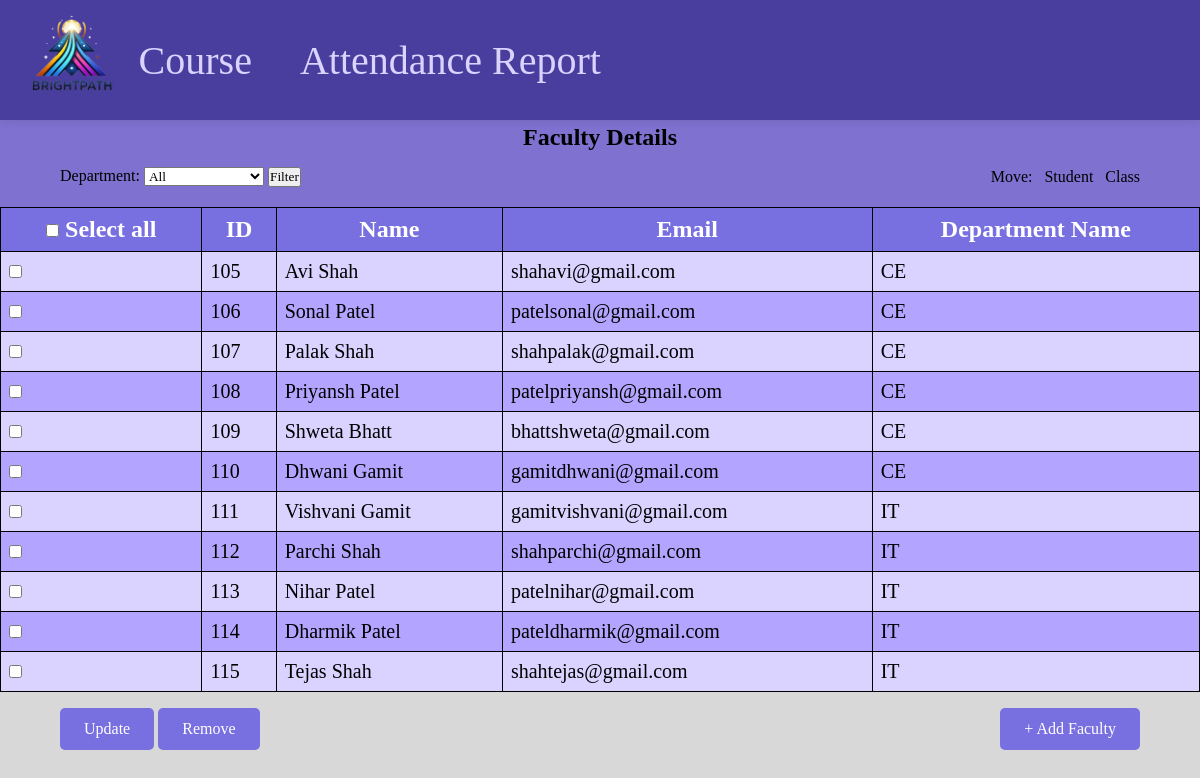
The page /hod/php/facultyavability.php on the database its author committed.
### tables this page shows
CREATE TABLE `faculty` (
  `Faculty_ID` int(15) NOT NULL,
  `Name` varchar(25) NOT NULL,
  `Email` varchar(50) NOT NULL,
  `Department_ID` int(15) DEFAULT NULL,
  `Password` varchar(10) NOT NULL,
  `HOD_ID` int(15) DEFAULT NULL
);

CREATE TABLE `department` (
  `Department_ID` int(15) NOT NULL,
  `Name` varchar(25) NOT NULL
);

### hod/php/facultyavability.php (the view, shortened to what this page needs)
<?php
include "conn.php";
include "navbar.php";
include "loading.php";
?>
<link rel="stylesheet" href="../css/m-faculty.css">
<div id="faculty">
    <div class="header">
        <div class="line1">
            <h2>Faculty Details</h2>
        </div>
        <div class="line2">
            <form method="post">
                Department:
                <select name="dept" style="width: 10vw;">
                    <option value="1" <?php if ($_SERVER['REQUEST_METHOD'] == 'POST' && isset($_POST['fac-list']) && $_POST['dept'] == 1) echo 'hidden'; if (!($_SERVER['REQUEST_METHOD'] == 'POST' && isset($_POST['fac-list']))) echo 'selected'; ?>>All</option>
                </select>
                <input type="submit" name='fac-list' class="filter-btn" value="Filter">
            </form>
            <div class="redirect">
                Move:
                <div class="card" onclick="window.location.href='studentlist.php'">Student</div>
                <div class="card" onclick="window.location.href='classcheck.php'">Class</div>
            </div>
        </div>
    </div>
    <?php
    $fsql = "SELECT faculty.*, department.Name AS Department_Name
             FROM faculty
             LEFT JOIN department ON faculty.Department_ID = department.Department_ID";
    $fresult = mysqli_query($conn, $fsql);
    ?>
    <form method="post" id="facultyForm">
        <table id="fac-tab">
            <tr class="theader">
                <th><input type="checkbox" id="select-all"> Select all</th>
                <th>ID</th>
                <th>Name</th>
                <th>Email</th>
                <?php if (!isset($_POST['fac-list']) || (isset($_POST['fac-list']) && $_POST['dept'] == 1)) echo '<th>Department Name</th>'; ?>
            </tr>
            <?php
            while ($frow = mysqli_fetch_array($fresult)) {
                echo '<tr>';
                echo '<td><input type="checkbox" name="fac[]" value="' . $frow['Faculty_ID'] . '"></td>';
                echo '<td>' . $frow['Faculty_ID'] . '</td>';
                echo '<td>' . $frow['Name'] . '</td>';
                echo '<td>' . $frow['Email'] . '</td>';
                if (!isset($_POST['fac-list']) || (isset($_POST['fac-list']) && $_POST['dept'] == 1)) {
                    echo '<td>' . $frow['Department_Name'] . '</td>';
                }
                echo '</tr>';
            }
            ?>
        </table>
        <div id="buttons-container">
            <div>
                <button type="button" class="filter-btn" onclick="updateFaculty()">Update</button>
                <button type="button" class="filter-btn" onclick="removeFaculty()">Remove</button>
            </div>
            <button type="button" class="filter-btn" onclick="window.location.href='add_faculty.php'">+ Add Faculty</button>
        </div>
    </form>
</div>

### hod/css/navbar.css (style rules this page uses)
* { font-family: 'Times New Roman'; margin: 0; padding: 0; }
button { background: none; border: none; text-decoration: none; color: #dad2ff; cursor: pointer; background-color: transparent; }
button, a { font-size: 5vh; }

### hod/css/m-faculty.css (style rules this page uses)
body { background-color: rgba(128, 128, 128, 0.3); }
#faculty { top: 15vh; position: absolute; width: 100%; margin: 0; padding: 0; }
.header { z-index: 100; background-color: rgb(126,113,207); width: 100%; padding: 0.5vh 0; }
.line1 { display: flex; justify-content: space-around; align-items: center; }
.line2 { display: flex; justify-content: space-between; align-items: center; margin: 2vh 5vw; }
.redirect { display: flex; gap: 1vw; }
h2 { text-align: center; }
#buttons-container { position: relative; left: 5vw; transform: none; display: flex; justify-content: space-between; width: 90%; margin: 2vh 0; }
#buttons-container button:first-child { margin-right: auto; }
#buttons-container button { padding: 12px 24px; background-color: #786fe0; color: white; border: none; outline: none; cursor: pointer; border-radius: 5px; font-size: 2vh; transition: background-color 0.2s, box-shadow 0.2s; }
#fac-tab { border-spacing: 0; width: 100%; border-collapse: collapse; }
#fac-tab .theader { position: sticky; top: 15vh; z-index: 10; }
#fac-tab th, #fac-tab td { border: 1px solid black; text-align: left; padding: 1vh; font-size: 2.5vh; }
#fac-tab th { text-align: center; font-size: 3vh; background-color: #786fe0; color: white; }
#fac-tab tr:nth-child(even) { background-color: #dad2ff; }
#fac-tab tr:nth-child(odd) { background-color: #b3a5ff; }

### rows shown on the page
faculty: Faculty_ID "105", Name "Avi Shah", Email "shahavi@gmail.com", Department_ID.Name "CE"
faculty: Faculty_ID "106", Name "Sonal Patel", Email "patelsonal@gmail.com", Department_ID.Name "CE"
faculty: Faculty_ID "107", Name "Palak Shah", Email "shahpalak@gmail.com", Department_ID.Name "CE"
faculty: Faculty_ID "108", Name "Priyansh Patel", Email "patelpriyansh@gmail.com", Department_ID.Name "CE"
faculty: Faculty_ID "109", Name "Shweta Bhatt", Email "bhattshweta@gmail.com", Department_ID.Name "CE"
faculty: Faculty_ID "110", Name "Dhwani Gamit", Email "gamitdhwani@gmail.com", Department_ID.Name "CE"
faculty: Faculty_ID "111", Name "Vishvani Gamit", Email "gamitvishvani@gmail.com", Department_ID.Name "IT"
faculty: Faculty_ID "112", Name "Parchi Shah", Email "shahparchi@gmail.com", Department_ID.Name "IT"
faculty: Faculty_ID "113", Name "Nihar Patel", Email "patelnihar@gmail.com", Department_ID.Name "IT"
faculty: Faculty_ID "114", Name "Dharmik Patel", Email "pateldharmik@gmail.com", Department_ID.Name "IT"
faculty: Faculty_ID "115", Name "Tejas Shah", Email "shahtejas@gmail.com", Department_ID.Name "IT"
